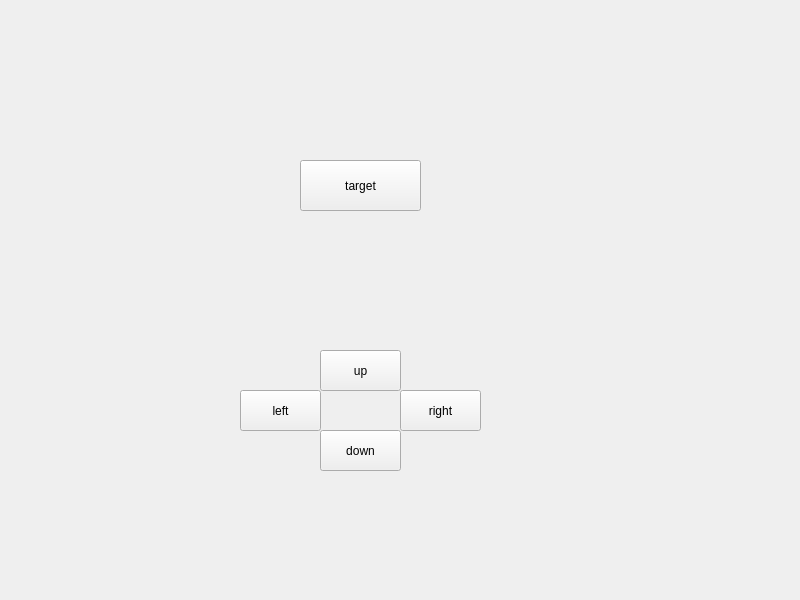
<?xml version="1.0" encoding="UTF-8"?>
<ui version="4.0">
 <class>Widget</class>
 <widget class="QWidget" name="Widget">
  <property name="geometry">
   <rect>
    <x>0</x>
    <y>0</y>
    <width>800</width>
    <height>600</height>
   </rect>
  </property>
  <property name="windowTitle">
   <string>Widget</string>
  </property>
  <widget class="QPushButton" name="pushButton_target">
   <property name="geometry">
    <rect>
     <x>300</x>
     <y>160</y>
     <width>121</width>
     <height>51</height>
    </rect>
   </property>
   <property name="text">
    <string>target</string>
   </property>
  </widget>
  <widget class="QPushButton" name="pushButton_up">
   <property name="geometry">
    <rect>
     <x>320</x>
     <y>350</y>
     <width>81</width>
     <height>41</height>
    </rect>
   </property>
   <property name="text">
    <string>up</string>
   </property>
  </widget>
  <widget class="QPushButton" name="pushButton_left">
   <property name="geometry">
    <rect>
     <x>240</x>
     <y>390</y>
     <width>81</width>
     <height>41</height>
    </rect>
   </property>
   <property name="text">
    <string>left</string>
   </property>
  </widget>
  <widget class="QPushButton" name="pushButton_right">
   <property name="geometry">
    <rect>
     <x>400</x>
     <y>390</y>
     <width>81</width>
     <height>41</height>
    </rect>
   </property>
   <property name="text">
    <string>right</string>
   </property>
  </widget>
  <widget class="QPushButton" name="pushButton_down">
   <property name="geometry">
    <rect>
     <x>320</x>
     <y>430</y>
     <width>81</width>
     <height>41</height>
    </rect>
   </property>
   <property name="text">
    <string>down</string>
   </property>
  </widget>
 </widget>
 <resources/>
 <connections/>
</ui>
